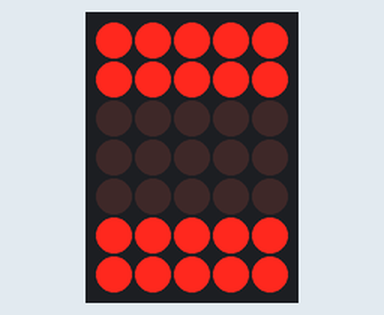
Simulated run of this sketch. Board: Arduino Uno, built with avr-gcc and run on an emulated ATmega328P. On the bench: 5×7 LED matrix. Wiring (inferred from the names in the program): LED matrix (orientation assumed): rows pin 2, pin 3, pin 4, pin 5, pin 6, pin 7, pin 8; columns pin 9, pin 10, pin 11, pin 12, pin 13.

Above: at 0.1 s.

Measured:
- what the display in image 0 shows lasts 1.1 s, from 0.1 s to 1.2 s

The sketch:

Controlling_LED_Matrix_ino.ino
```cpp
/*
  matrix size is 7x5 row=7,column=5
 Sequence LEDs starting from first column and row until all LEDS are lit
 Multiplexing is used to control 64 LEDs with 16 pins
 When the column pin goes low and a row pin goes high, the corresponding LED will light.
 */
const int columnPins[] = { 2, 3, 4, 5, 6, 7,8};    //arduino pins into LED matrix column
const int rowPins[]   = { 9,10,11,12,13};          //arduino pins into LED matrix rows
int pixel       = 0;        // 0 to 35 LEDs in the matrix
int columnLevel = 0;        // pixel value converted into LED column
int rowLevel    = 0;        // pixel value converted into LED row
void setup() {
  for (int i = 0; i < 7; i++)
  {
    pinMode(columnPins[i], OUTPUT);  // make all the LED pins outputs
    pinMode(rowPins[i], OUTPUT);
  }
}
void loop() {
  pixel = pixel + 1;
  if(pixel > 35)
     pixel = 0;                                // reset the pixel counter
  columnLevel = pixel / 5;                     // map to the number of columns
  rowLevel = pixel % 5;                        // get the fractional value
  for (int column = 0; column < 5; column++)
  {
    digitalWrite(columnPins[column], LOW);     // connect this column to Ground
    for(int row = 0; row < 7; row++)
    {
      if (columnLevel > column)
      {
        digitalWrite(rowPins[row], HIGH);  // connect all LEDs in row to +5 volts
      }
      else if (columnLevel == column && rowLevel >= row)
            {
          digitalWrite(rowPins[row], HIGH);
      }
      else
      {
        digitalWrite(columnPins[column], LOW); // turn off all LEDs in this row
      }
      delayMicroseconds(300);     // delay gives frame time of 20ms for 64 LEDs
      digitalWrite(rowPins[row], LOW);         // turn off LED
    }
    digitalWrite(columnPins[column], HIGH);   // disconnect this column from Ground

  }
}
```
